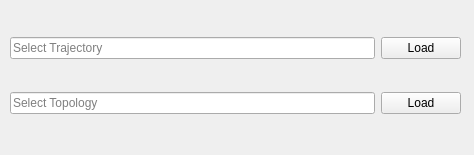
<?xml version="1.0" encoding="UTF-8"?>
<ui version="4.0">
 <class>Form</class>
 <widget class="QWidget" name="Form">
  <property name="geometry">
   <rect>
    <x>0</x>
    <y>0</y>
    <width>474</width>
    <height>155</height>
   </rect>
  </property>
  <property name="windowTitle">
   <string>Load</string>
  </property>
  <widget class="QWidget" name="gridLayoutWidget">
   <property name="geometry">
    <rect>
     <x>10</x>
     <y>10</y>
     <width>451</width>
     <height>131</height>
    </rect>
   </property>
   <layout class="QGridLayout" name="gridLayout">
    <item row="0" column="1">
     <widget class="QPushButton" name="button_trajectory">
      <property name="text">
       <string>Load</string>
      </property>
     </widget>
    </item>
    <item row="0" column="0">
     <widget class="QLineEdit" name="edit_trajectory">
      <property name="placeholderText">
       <string>Select Trajectory</string>
      </property>
     </widget>
    </item>
    <item row="1" column="1">
     <widget class="QPushButton" name="button_topology">
      <property name="text">
       <string>Load</string>
      </property>
     </widget>
    </item>
    <item row="1" column="0">
     <widget class="QLineEdit" name="edit_topology">
      <property name="placeholderText">
       <string>Select Topology</string>
      </property>
     </widget>
    </item>
   </layout>
  </widget>
 </widget>
 <resources/>
 <connections/>
</ui>
